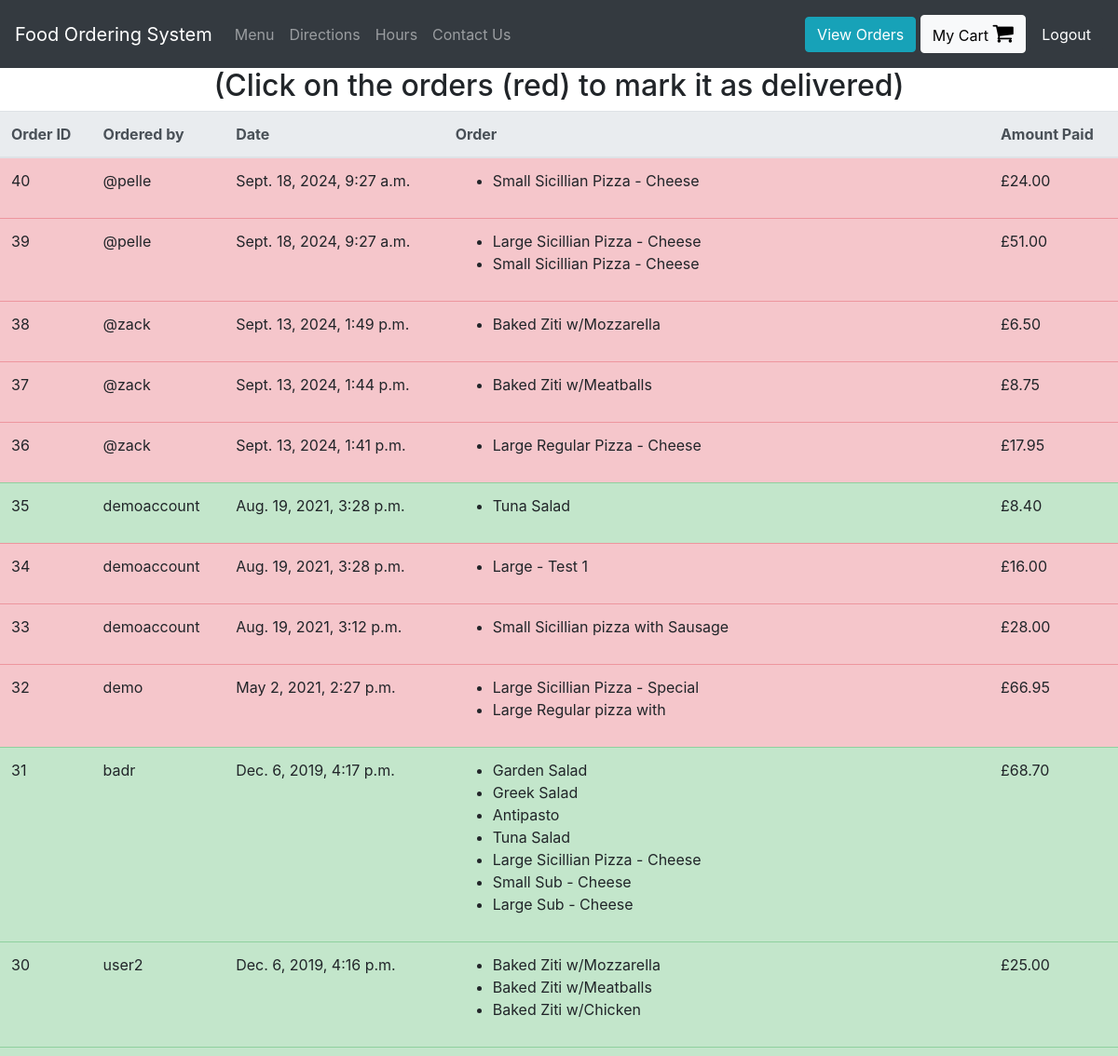
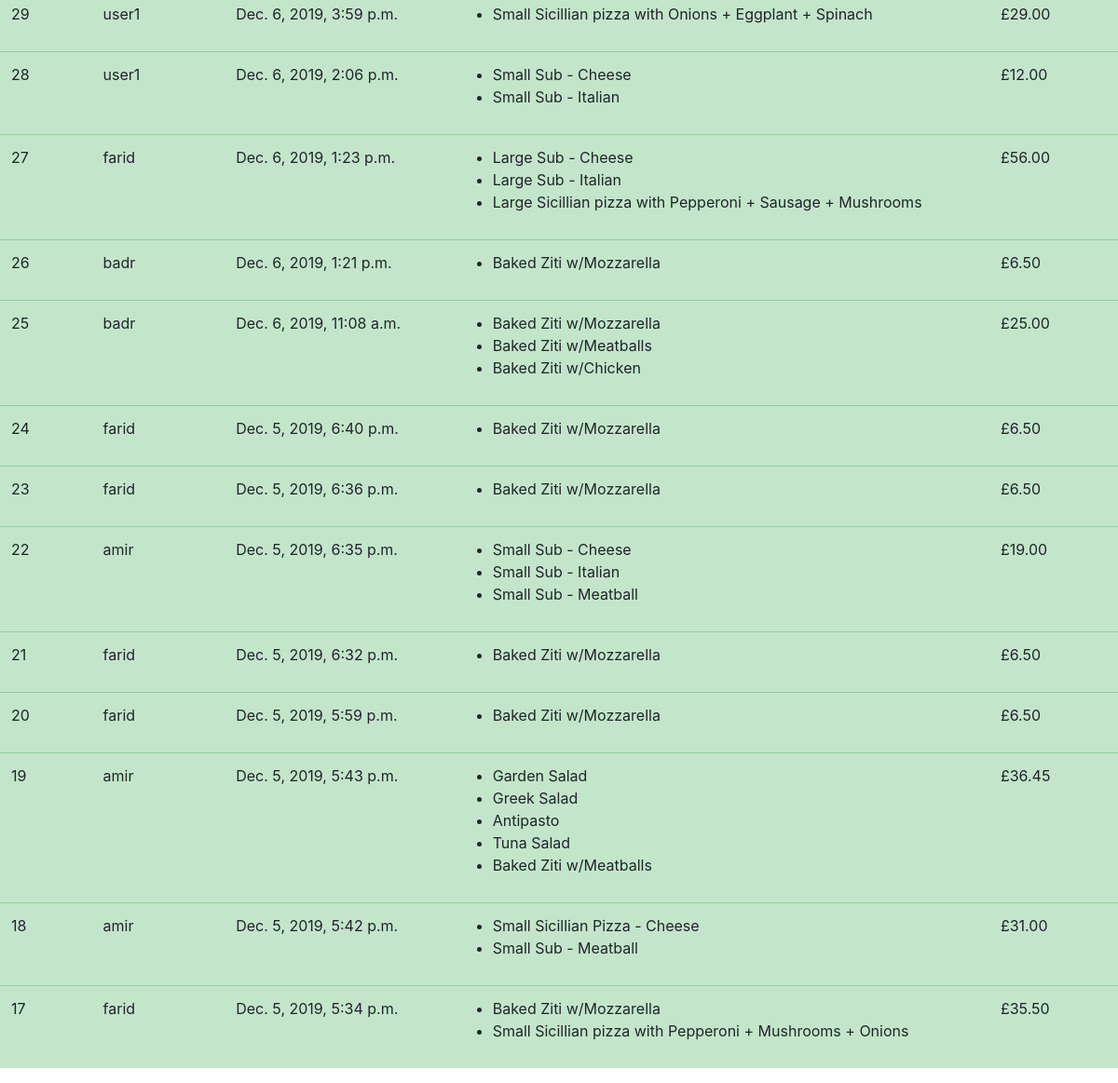
Page /view-orders (signed in) on the committed database (2 pictures, top to bottom).
### orders/models.py (models this page shows, shortened)
class UserOrder(models.Model):
    username = models.CharField(max_length=200) #who placed the order
    order = models.TextField() #this will be a string representation of the cart from localStorage
    price = models.DecimalField(max_digits=6, decimal_places=2) #how much was the order
    time_of_order  = models.DateTimeField(default=datetime.now, blank=True)
    delivered = models.BooleanField()

### orders/views.py (the view)
# urls.py: path("view-orders", views.view_orders, name="view_orders"),
def view_orders(request):
    if request.user.is_superuser:
        rows = UserOrder.objects.all().order_by('-time_of_order')
        return render(request, "orders/orders.html", context = {"rows":rows})
    else:
        rows = UserOrder.objects.all().filter(username = request.user.username).order_by('-time_of_order')
        return render(request, "orders/orders.html", context = {"rows":rows})

### orders/templatetags/custom_tags.py (called while the page is built)
@register.filter(name="format_cart")
def format_cart(value):
    return value[1:-1].split(",")

@register.filter(name="format_cart_item")
def format_cart_item(value):
    return value.replace("'","")

### orders/templates/orders/orders.html
{% extends 'orders/header.html' %}
{% load custom_tags %}
{% block content %}
<div class="container-fluid">
  <div class="row justify-content-center">
    {% if user.is_superuser %}
      <h2>(Click on the orders (red) to mark it as delivered)</h2>
    {% else %}
      <h2> Orders by: {{user.get_username}} </h2>
    {% endif %}
    <table class="table">
        <thead class="thead-light">
        <tr>
          <th scope="col">Order ID</th>
          <th scope="col">Ordered by</th>
          <th scope="col">Date</th>
          <th scope="col">Order</th>
          <th scope="col">Amount Paid</th>
        </tr>
        </thead>
        <tbody id = "orders_table">
          {% for row in rows %}
          {% if row.delivered %}
            <tr class="table-success">
          {% else %}
            <tr class="table-danger mark-as-complete">
          {% endif %}
              <td>{{row.id}}</td>
              <td>{{row.username}}</td>
              <td>{{row.time_of_order}}</td>
              <td >
                <ul>
                  {% for item in row.order|format_cart %}
                    <li>{{item|format_cart_item}}</li>
                  {% endfor %}
                </ul>
              </td>
              <td>£{{row.price}}</td>
            </tr>
          {% endfor %}
        </tbody>
    </table>
  </div>
</div>
{% endblock %}

### rows in the picture
UserOrder: id "40", username "@pelle", time_of_order "Sept. 18, 2024, 9:27 a.m.", order "Small Sicillian Pizza - Cheese", price "24.00"
UserOrder: id "39", username "@pelle", time_of_order "Sept. 18, 2024, 9:27 a.m.", order "Large Sicillian Pizza - Cheese" "Small Sicillian Pizza - Cheese", price "51.00"
UserOrder: id "38", username "@zack", time_of_order "Sept. 13, 2024, 1:49 p.m.", order "Baked Ziti w/Mozzarella", price "6.50"
UserOrder: id "37", username "@zack", time_of_order "Sept. 13, 2024, 1:44 p.m.", order "Baked Ziti w/Meatballs", price "8.75"
UserOrder: id "36", username "@zack", time_of_order "Sept. 13, 2024, 1:41 p.m.", order "Large Regular Pizza - Cheese", price "17.95"
UserOrder: id "35", username "demoaccount", time_of_order "Aug. 19, 2021, 3:28 p.m.", order "Tuna Salad", price "8.40"
UserOrder: id "34", username "demoaccount", time_of_order "Aug. 19, 2021, 3:28 p.m.", order "Large - Test 1", price "16.00"
UserOrder: id "33", username "demoaccount", time_of_order "Aug. 19, 2021, 3:12 p.m.", order "Small Sicillian pizza with Sausage", price "28.00"
UserOrder: id "32", username "demo", time_of_order "May 2, 2021, 2:27 p.m.", order "Large Sicillian Pizza - Special" "Large Regular pizza with", price "66.95"
UserOrder: id "31", username "badr", time_of_order "Dec. 6, 2019, 4:17 p.m.", order "Garden Salad" "Greek Salad" "Antipasto" "Tuna Salad" "Large Sicillian Pizza - Cheese" "Small Sub - Cheese" "Large Sub - Cheese", price "68.70"
UserOrder: id "30", username "user2", time_of_order "Dec. 6, 2019, 4:16 p.m.", order "Baked Ziti w/Mozzarella" "Baked Ziti w/Meatballs" "Baked Ziti w/Chicken", price "25.00"
UserOrder: id "29", username "user1", time_of_order "Dec. 6, 2019, 3:59 p.m.", order "Small Sicillian pizza with Onions + Eggplant + Spinach", price "29.00"
UserOrder: id "28", username "user1", time_of_order "Dec. 6, 2019, 2:06 p.m.", order "Small Sub - Cheese" "Small Sub - Italian", price "12.00"
UserOrder: id "27", username "farid", time_of_order "Dec. 6, 2019, 1:23 p.m.", order "Large Sub - Cheese" "Large Sub - Italian" "Large Sicillian pizza with Pepperoni + Sausage + Mushrooms", price "56.00"
UserOrder: id "26", username "badr", time_of_order "Dec. 6, 2019, 1:21 p.m.", order "Baked Ziti w/Mozzarella", price "6.50"
UserOrder: id "25", username "badr", time_of_order "Dec. 6, 2019, 11:08 a.m.", order "Baked Ziti w/Mozzarella" "Baked Ziti w/Meatballs" "Baked Ziti w/Chicken", price "25.00"
UserOrder: id "24", username "farid", time_of_order "Dec. 5, 2019, 6:40 p.m.", order "Baked Ziti w/Mozzarella", price "6.50"
UserOrder: id "23", username "farid", time_of_order "Dec. 5, 2019, 6:36 p.m.", order "Baked Ziti w/Mozzarella", price "6.50"
UserOrder: id "22", username "amir", time_of_order "Dec. 5, 2019, 6:35 p.m.", order "Small Sub - Cheese" "Small Sub - Italian" "Small Sub - Meatball", price "19.00"
UserOrder: id "21", username "farid", time_of_order "Dec. 5, 2019, 6:32 p.m.", order "Baked Ziti w/Mozzarella", price "6.50"
UserOrder: id "20", username "farid", time_of_order "Dec. 5, 2019, 5:59 p.m.", order "Baked Ziti w/Mozzarella", price "6.50"
UserOrder: id "19", username "amir", time_of_order "Dec. 5, 2019, 5:43 p.m.", order "Garden Salad" "Greek Salad" "Antipasto" "Tuna Salad" "Baked Ziti w/Meatballs", price "36.45"
UserOrder: id "18", username "amir", time_of_order "Dec. 5, 2019, 5:42 p.m.", order "Small Sicillian Pizza - Cheese" "Small Sub - Meatball", price "31.00"
UserOrder: id "17", username "farid", time_of_order "Dec. 5, 2019, 5:34 p.m.", order "Baked Ziti w/Mozzarella" "Small Sicillian pizza with Pepperoni + Mushrooms + Onions", price "35.50"
